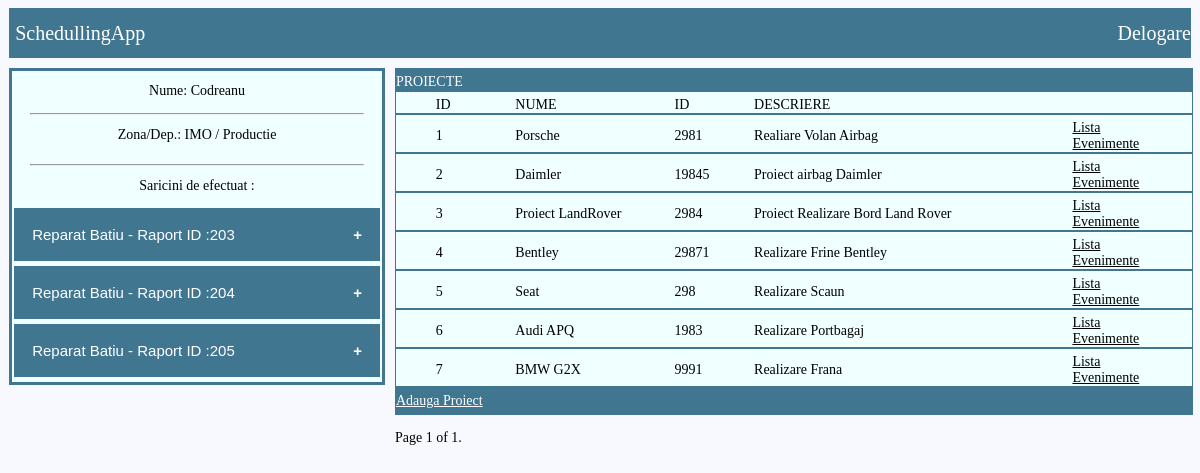
Page /projects/home/ (signed in) on the committed database.
### ACCOUNTS/models.py (models this page shows, shortened)
class Employee(models.Model):
    DEP_CHOICES = [
        ('Productie', 'Productie'),
        ('Mentenanta', 'Mentenanta'),
        ('Admin' , 'Admin'),
    ]
    ZONA_CHOICES = [
        ('Asamblare', 'Asamblare'),
        ('Airbag', 'Airbag'),
        ('Foaming' , 'Foaming'),
        ('Diecasting' , 'Diecasting'),
        ('LW' , 'LW'),
        ('IMO' , 'IMO'),
        ('Toolshop' , 'Toolshop'),
        ('Toate' , 'Toate'),
    ]
    user = models.OneToOneField(User, on_delete=models.CASCADE)
    department = models.CharField(max_length=100, choices=DEP_CHOICES)
    Zona = models.CharField(max_length=100, choices=ZONA_CHOICES)

### EVENTS/models.py (models this page shows, shortened)
class Eveniment(models.Model):
	responsabil=models.ForeignKey(User,related_name='eveniment_inst',on_delete=models.CASCADE)
	eveniment_template=models.ForeignKey(Eveniment_Template,related_name='eveniment_obj',on_delete=models.CASCADE)
	data_initiere=models.DateField()
	data_finalizare=models.DateField(blank=True)
	status=models.BooleanField() # 1 deschis si nefinalizat 2 deschis si finalizat
	def __str__(self):
		return str(self.eveniment_template.nume +" - Raport ID :" +str(self.pk))
	class Meta :
		ordering=['data_finalizare']

class Eveniment_Template(models.Model):
	nume = models.CharField(max_length=100)
	proiect=models.ForeignKey(Proiect,related_name='evenimente',on_delete=models.CASCADE,null=True, blank=True)
	responsabil=models.ForeignKey(User,related_name='eveniment_temp',on_delete=models.CASCADE)
	activitati_necesare=models.TextField(max_length=300)
	CHOICES=[('saptamanal', 'saptamanal') , ('lunar','lunar') , ('anual','anual') , ('2ani','2ani') ]
	recurenenta=models.CharField(choices=CHOICES,max_length=100)
	recurenenta_zile=models.IntegerField()
	zile_executie=models.IntegerField()
	an_choice=[(2022,2022),(2023,2023),(2024,2024),(2025,2025),(2026,2026),]
	luna_choice=[(1,1),(2,2),(3,3),(4,4),(5,5),(6,6),(7,7),(8,8),(9,9),(10,10),(11,11),(12,12)]
	zi_choice=[(1,1),(2,2),(3,3),(4,4),(5,5),(6,6),(7,7),(8,8),(9,9),(10,10),(11,11),(12,12),(13,13),(14,14),(15,15),(16,16),(17,17),(18,18),(19,19),(20,20),(21,21),(22,22),(23,23),(24,24),(25,25),(26,26),(27,27),(28,28)]
	an_incepere=models.IntegerField(choices=an_choice)
	luna_incepere=models.IntegerField(choices=luna_choice)
	zi_incepere=models.IntegerField(choices=zi_choice)
	data_initiere=models.DateField(null=True)
	status=models.BooleanField()

### PROJECTS/models.py (models this page shows)
class Proiect (models.Model):
	nume=models.CharField(max_length=30,unique=True)
	id_proiect=models.IntegerField(unique=True)
	descriere=models.CharField(max_length=100)
	def __str__(self):
		return self.nume

### PROJECTS/views.py (the view)
# urls.py: urlpatterns = [ path('home/',PROJECTS_VIEWS.home,name='projects_home'),
@login_required
def home(request):
	user_req = request.user
	employee_req=Employee.objects.get(user=user_req)
	proiecte_querry_req=Proiect.objects.all()
	paginator = Paginator(proiecte_querry_req, 25)
	page_number = request.GET.get('page')
	proiecte_querry = paginator.get_page(page_number)
	evenimente_q=Eveniment.objects.filter(responsabil=user_req,status=False)
	return render(request,'PROJECTS/home.html',{'proiecte_querry':proiecte_querry,'employee':employee_req,'queue_tasks':evenimente_q})

### templates/PROJECTS/home.html (shortened to what this page needs)
{% extends 'PROJECTS/template.html' %}
{% block content %}
<div class="container_home">
<div class="container_left_home">
	<div class="nume">Nume: {{employee.user.username}}</div>
	<hr/>
	<div class="zona">Zona/Dep.: {{employee.Zona}} / {{employee.department}}</div>
	<hr/>
	<div class="zona">Saricini de efectuat :</div>
{% for task in queue_tasks %}
<div class="task">
<button type="button" class="collapsible">{{task}}</button>
</div>
{% endfor %}
</div>
	<div class="container_right">
		<div class="row_title">
			PROIECTE
		</div>
		<div class="row">
			<div class="column_id">ID</div>
			<div class="column_nume">NUME</div>
			<div class="column_proiect_id">ID </div>
			<div class="column_descriere">DESCRIERE</div>
		</div>
		{% for proiect in proiecte_querry%}
		<div class="row">
			<div class="column_id">{{proiect.id}} </div>
			<div class="column_nume">{{proiect.nume}}</div>
			<div class="column_proiect_id">{{proiect.id_proiect}} </div>
			<div class="column_descriere">{{proiect.descriere}} </div>
			<div class="column_evenimente"><a href="{% url 'PROJECTS:project_details' proiect.pk %}">Lista Evenimente </a></div>
		</div>
		{% endfor %}
		<div class="row_footer">
			<a href="{% url 'PROJECTS:new_project'  %}">Adauga Proiect</a>
		</div>
<div class="pagination">
    <span class="step-links">
        <span class="current">
            Page {{ proiecte_querry.number }} of {{ proiecte_querry.paginator.num_pages }}.
        </span>
    </span>
</div>
	</div>
</div>
{% endblock %}

### static/css/PROJECTS/style.css (style rules this page uses)
body { background-color: #F8F8FF; }
@media screen and (min-width: 800px) { .container_home { display: flex; flex-direction: row; font-size: 14px; } }
@media screen and (min-width: 800px) { .container_left_home { margin-top: 10px; margin-left: 0.1vw; height: 100%; width: 550px; background-color: #F0FFFF; display: flex; flex-direction: column; border-style: solid; border-color: #417690; border-size: 1px; } }
@media screen and (min-width: 800px) { .container_left_home hr { width: 90%; color : #417690; } }
@media screen and (min-width: 800px) { .container_left_home .nume { height: 30px ; width: 100%; display: flex; justify-content: center; align-items: center; margin-top: 5px; } }
@media screen and (min-width: 800px) { .container_left_home .zona { height: 30px ; width: 100%; display: flex; justify-content: center; margin-top: 5px; } }
@media screen and (min-width: 800px) { .task { margin-bottom: 5px; padding-left: 2px; padding-right: 2px; } }
@media screen and (min-width: 800px) { .collapsible { background-color: #417690; color: white; cursor: pointer; padding: 18px; width: 100%; border: none; text-align: left; outline: none; font-size: 15px; } }
@media screen and (min-width: 800px) { .collapsible:after { content: '\002B'; color: white; font-weight: bold; float: right; margin-left: 5px; } }
@media screen and (min-width: 800px) { .container_right { width: 100%; margin-top: 10px; padding-left: 10px; padding-right: 0.1vw; } }
@media screen and (min-width: 800px) { .row_title { width: 100%; display: flex; align-items: center; justify-content: cleft; color: white; background-color: #417690; border-style: solid; border-color: #417690 ; border-width: 1px; padding-top: 5px; } }
@media screen and (min-width: 800px) { .row { width: 100%; display: flex; align-items: center; justify-content: center; background-color: #F0FFFF; border-style: solid; border-color: #417690 ; border-width: 1px; padding-top: 5px; } }
@media screen and (min-width: 800px) { .row a { color : black; } }
@media screen and (min-width: 800px) { .row_footer { width: 100%; } }
@media screen and (min-width: 800px) { .column_id { width:10%; } }
@media screen and (min-width: 800px) { .column_nume { width:20%; } }
@media screen and (min-width: 800px) { .column_proiect_id { width:10%; } }
@media screen and (min-width: 800px) { .column_descriere { width:40%; } }
@media screen and (min-width: 800px) { .column_evenimente { width:10%; } }
@media screen and (min-width: 800px) { .row_footer { width: 100%; display: flex; align-items: center; justify-content: left; background-color: #417690 ; border-style: solid; border-color: #417690 ; border-width: 1px; padding-top: 5px; padding-bottom: 5px; } }
@media screen and (min-width: 800px) { .row_footer a { color : white } }
@media screen and (min-width: 800px) { hr { color: #417690; } }
@media screen and (min-width: 800px) { .pagination { margin-top: 15px; } }

### rows in the picture
Employee: user.username "Codreanu", Zona "IMO", department "Productie"
Eveniment: eveniment_template+id "Reparat Batiu - Raport ID :203"
Eveniment: eveniment_template+id "Reparat Batiu - Raport ID :204"
Eveniment: eveniment_template+id "Reparat Batiu - Raport ID :205"
Proiect: id "1", nume "Porsche", id_proiect "2981", descriere "Realiare Volan Airbag"
Proiect: id "2", nume "Daimler", id_proiect "19845", descriere "Proiect airbag Daimler"
Proiect: id "3", nume "Proiect LandRover", id_proiect "2984", descriere "Proiect Realizare Bord Land Rover"
Proiect: id "4", nume "Bentley", id_proiect "29871", descriere "Realizare Frine Bentley"
Proiect: id "5", nume "Seat", id_proiect "298", descriere "Realizare Scaun"
Proiect: id "6", nume "Audi APQ", id_proiect "1983", descriere "Realizare Portbagaj"
Proiect: id "7", nume "BMW G2X", id_proiect "9991", descriere "Realizare Frana"

### other values in the picture
{{ proiecte_querry.number }} "1"
{{ proiecte_querry.paginator.num_pages }} "1"
